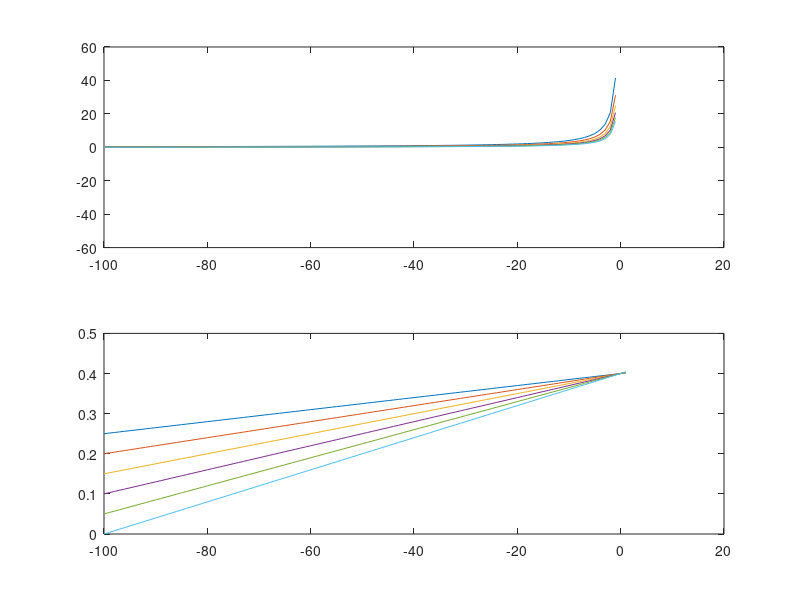
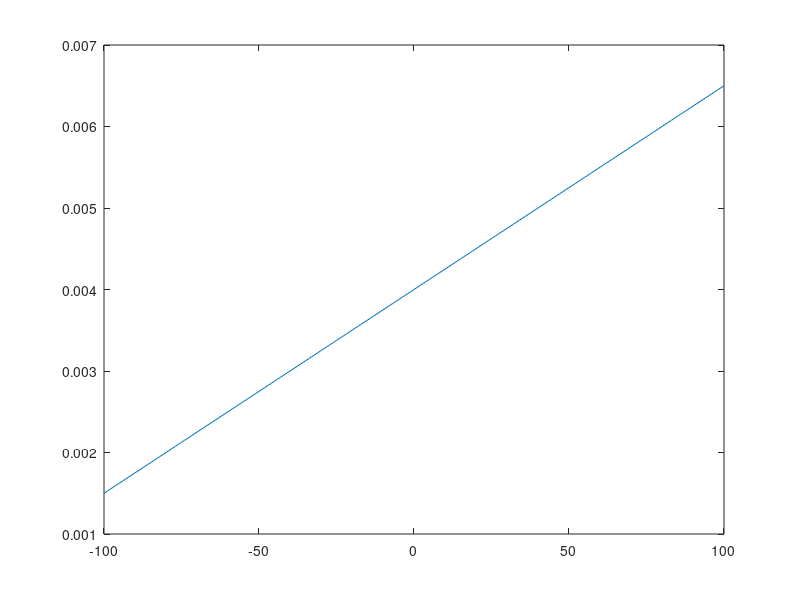

Here is the MATLAB script that generated these plots, in order:
V = 0.4;
b = 0.156;
R = [0.5:0.1:1,1:1:10,10:10:100,100:100:800];
cm = -100:1:1;
for i=1:10
    K(i) = (-V * b) / (cm(i)*(R(i)+b/2));
end

Kc=0.0015:0.0005:0.004;
figure
for i=1:size(Kc,2)
    Rc = (-V*b) ./ (Kc(i) .* cm) - b/2;
    hold on;
    subplot(2,1,1);
    plot(cm,Rc);
    v1=V+Kc(i).*cm
    hold on;
    subplot(2,1,2);
    plot(cm,v1);
end

hold off;

x=-100:1:100

y = (1/40000)*(x)+0.004;
figure
plot(x,y);


